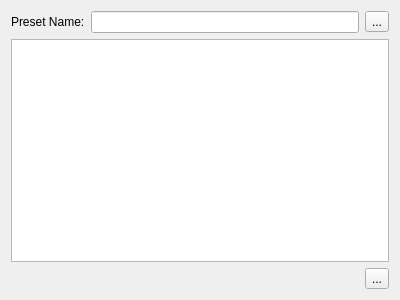
<?xml version="1.0" encoding="UTF-8"?>
<ui version="4.0">
 <class>WdgToolPresets</class>
 <widget class="QWidget" name="WdgToolPresets">
  <property name="geometry">
   <rect>
    <x>0</x>
    <y>0</y>
    <width>400</width>
    <height>300</height>
   </rect>
  </property>
  <property name="windowTitle">
   <string>Form</string>
  </property>
  <layout class="QVBoxLayout" name="verticalLayout">
   <item>
    <layout class="QHBoxLayout" name="horizontalLayout">
     <item>
      <widget class="QLabel" name="label">
       <property name="text">
        <string>Preset Name:</string>
       </property>
      </widget>
     </item>
     <item>
      <widget class="QLineEdit" name="txtName"/>
     </item>
     <item>
      <widget class="QToolButton" name="bnSave">
       <property name="text">
        <string>...</string>
       </property>
      </widget>
     </item>
    </layout>
   </item>
   <item>
    <widget class="QListWidget" name="lstPresets"/>
   </item>
   <item>
    <layout class="QHBoxLayout" name="horizontalLayout_2">
     <item>
      <spacer name="horizontalSpacer">
       <property name="orientation">
        <enum>Qt::Horizontal</enum>
       </property>
       <property name="sizeHint" stdset="0">
        <size>
         <width>40</width>
         <height>20</height>
        </size>
       </property>
      </spacer>
     </item>
     <item>
      <widget class="QToolButton" name="bnDelete">
       <property name="text">
        <string>...</string>
       </property>
      </widget>
     </item>
    </layout>
   </item>
  </layout>
 </widget>
 <resources/>
 <connections/>
</ui>
